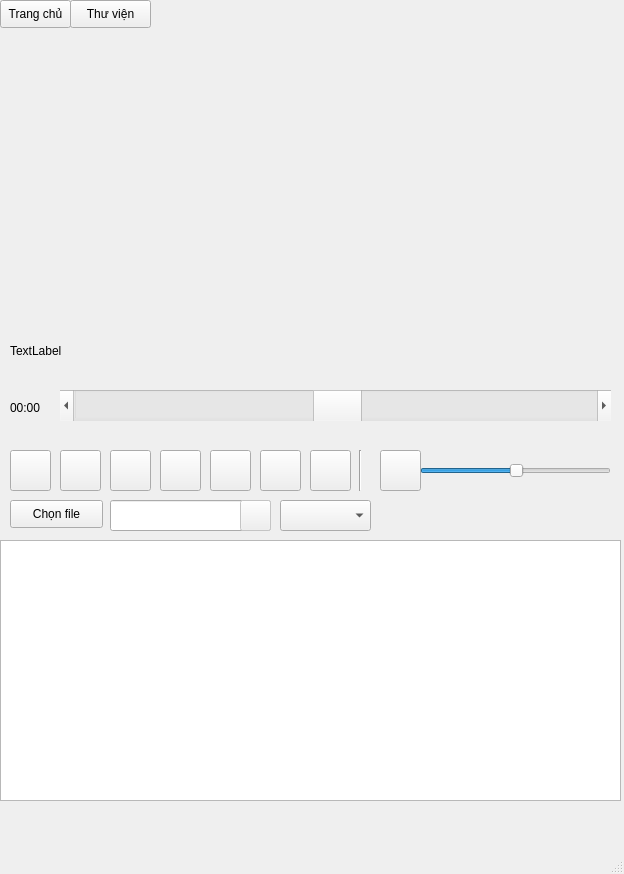
<?xml version="1.0" encoding="UTF-8"?>
<ui version="4.0">
 <class>MainWindow</class>
 <widget class="QMainWindow" name="MainWindow">
  <property name="geometry">
   <rect>
    <x>0</x>
    <y>0</y>
    <width>624</width>
    <height>874</height>
   </rect>
  </property>
  <property name="windowTitle">
   <string>MainWindow</string>
  </property>
  <widget class="QWidget" name="centralwidget">
   <widget class="QLabel" name="label">
    <property name="geometry">
     <rect>
      <x>100</x>
      <y>80</y>
      <width>421</width>
      <height>221</height>
     </rect>
    </property>
    <property name="layoutDirection">
     <enum>Qt::LeftToRight</enum>
    </property>
    <property name="text">
     <string/>
    </property>
    <property name="pixmap">
     <pixmap>image/tai_nghe.jpg</pixmap>
    </property>
    <property name="scaledContents">
     <bool>true</bool>
    </property>
   </widget>
   <widget class="QWidget" name="widget" native="true">
    <property name="geometry">
     <rect>
      <x>0</x>
      <y>440</y>
      <width>621</width>
      <height>401</height>
     </rect>
    </property>
    <widget class="QPushButton" name="ngau_nhien">
     <property name="geometry">
      <rect>
       <x>10</x>
       <y>10</y>
       <width>41</width>
       <height>41</height>
      </rect>
     </property>
     <property name="font">
      <font>
       <pointsize>24</pointsize>
      </font>
     </property>
     <property name="text">
      <string/>
     </property>
     <property name="icon">
      <iconset>
       <normaloff>image/random.jpeg</normaloff>image/random.jpeg</iconset>
     </property>
     <property name="iconSize">
      <size>
       <width>35</width>
       <height>35</height>
      </size>
     </property>
    </widget>
    <widget class="QPushButton" name="lap_lai">
     <property name="geometry">
      <rect>
       <x>260</x>
       <y>10</y>
       <width>41</width>
       <height>41</height>
      </rect>
     </property>
     <property name="font">
      <font>
       <pointsize>24</pointsize>
      </font>
     </property>
     <property name="text">
      <string/>
     </property>
     <property name="icon">
      <iconset>
       <normaloff>image/LapLai.png</normaloff>image/LapLai.png</iconset>
     </property>
     <property name="iconSize">
      <size>
       <width>32</width>
       <height>32</height>
      </size>
     </property>
    </widget>
    <widget class="QSlider" name="volume">
     <property name="geometry">
      <rect>
       <x>420</x>
       <y>20</y>
       <width>191</width>
       <height>22</height>
      </rect>
     </property>
     <property name="value">
      <number>50</number>
     </property>
     <property name="orientation">
      <enum>Qt::Horizontal</enum>
     </property>
    </widget>
    <widget class="Line" name="line">
     <property name="geometry">
      <rect>
       <x>350</x>
       <y>10</y>
       <width>20</width>
       <height>41</height>
      </rect>
     </property>
     <property name="orientation">
      <enum>Qt::Vertical</enum>
     </property>
    </widget>
    <widget class="QPushButton" name="loa_active">
     <property name="geometry">
      <rect>
       <x>380</x>
       <y>10</y>
       <width>41</width>
       <height>41</height>
      </rect>
     </property>
     <property name="font">
      <font>
       <pointsize>24</pointsize>
      </font>
     </property>
     <property name="text">
      <string/>
     </property>
     <property name="icon">
      <iconset>
       <normaloff>image/loa.png</normaloff>image/loa.png</iconset>
     </property>
     <property name="iconSize">
      <size>
       <width>35</width>
       <height>35</height>
      </size>
     </property>
     <property name="checkable">
      <bool>false</bool>
     </property>
    </widget>
    <widget class="QPushButton" name="lui_bai">
     <property name="geometry">
      <rect>
       <x>60</x>
       <y>10</y>
       <width>41</width>
       <height>41</height>
      </rect>
     </property>
     <property name="font">
      <font>
       <pointsize>24</pointsize>
      </font>
     </property>
     <property name="text">
      <string/>
     </property>
     <property name="icon">
      <iconset>
       <normaloff>image/lui_bai.png</normaloff>image/lui_bai.png</iconset>
     </property>
     <property name="iconSize">
      <size>
       <width>32</width>
       <height>32</height>
      </size>
     </property>
    </widget>
    <widget class="QPushButton" name="phat">
     <property name="geometry">
      <rect>
       <x>110</x>
       <y>10</y>
       <width>41</width>
       <height>41</height>
      </rect>
     </property>
     <property name="font">
      <font>
       <pointsize>24</pointsize>
      </font>
     </property>
     <property name="text">
      <string/>
     </property>
     <property name="icon">
      <iconset>
       <normaloff>image/play.png</normaloff>image/play.png</iconset>
     </property>
     <property name="iconSize">
      <size>
       <width>32</width>
       <height>32</height>
      </size>
     </property>
    </widget>
    <widget class="QToolButton" name="tam_dung">
     <property name="geometry">
      <rect>
       <x>160</x>
       <y>10</y>
       <width>41</width>
       <height>41</height>
      </rect>
     </property>
     <property name="font">
      <font>
       <pointsize>24</pointsize>
      </font>
     </property>
     <property name="text">
      <string/>
     </property>
     <property name="icon">
      <iconset>
       <normaloff>image/tam_dung.png</normaloff>image/tam_dung.png</iconset>
     </property>
     <property name="iconSize">
      <size>
       <width>32</width>
       <height>32</height>
      </size>
     </property>
    </widget>
    <widget class="QPushButton" name="chuyen_bai">
     <property name="geometry">
      <rect>
       <x>210</x>
       <y>10</y>
       <width>41</width>
       <height>41</height>
      </rect>
     </property>
     <property name="font">
      <font>
       <pointsize>24</pointsize>
      </font>
     </property>
     <property name="text">
      <string/>
     </property>
     <property name="icon">
      <iconset>
       <normaloff>image/chuyen_bai.png</normaloff>image/chuyen_bai.png</iconset>
     </property>
     <property name="iconSize">
      <size>
       <width>32</width>
       <height>32</height>
      </size>
     </property>
    </widget>
    <widget class="QPushButton" name="icon">
     <property name="enabled">
      <bool>false</bool>
     </property>
     <property name="geometry">
      <rect>
       <x>240</x>
       <y>60</y>
       <width>31</width>
       <height>31</height>
      </rect>
     </property>
     <property name="font">
      <font>
       <pointsize>24</pointsize>
      </font>
     </property>
     <property name="mouseTracking">
      <bool>false</bool>
     </property>
     <property name="tabletTracking">
      <bool>false</bool>
     </property>
     <property name="acceptDrops">
      <bool>false</bool>
     </property>
     <property name="autoFillBackground">
      <bool>false</bool>
     </property>
     <property name="text">
      <string/>
     </property>
     <property name="icon">
      <iconset>
       <normaloff>image/tim_kiem.png</normaloff>image/tim_kiem.png</iconset>
     </property>
     <property name="iconSize">
      <size>
       <width>18</width>
       <height>26</height>
      </size>
     </property>
     <property name="checkable">
      <bool>false</bool>
     </property>
     <property name="autoRepeat">
      <bool>false</bool>
     </property>
     <property name="autoExclusive">
      <bool>false</bool>
     </property>
     <property name="autoDefault">
      <bool>false</bool>
     </property>
     <property name="default">
      <bool>false</bool>
     </property>
     <property name="flat">
      <bool>false</bool>
     </property>
    </widget>
    <widget class="QTableWidget" name="table_list">
     <property name="geometry">
      <rect>
       <x>0</x>
       <y>100</y>
       <width>621</width>
       <height>261</height>
      </rect>
     </property>
    </widget>
    <widget class="QPushButton" name="pushButton">
     <property name="geometry">
      <rect>
       <x>10</x>
       <y>60</y>
       <width>93</width>
       <height>28</height>
      </rect>
     </property>
     <property name="text">
      <string>Chọn file</string>
     </property>
    </widget>
    <widget class="QComboBox" name="select">
     <property name="geometry">
      <rect>
       <x>280</x>
       <y>60</y>
       <width>91</width>
       <height>31</height>
      </rect>
     </property>
    </widget>
    <widget class="QPushButton" name="dung_lai">
     <property name="geometry">
      <rect>
       <x>310</x>
       <y>10</y>
       <width>41</width>
       <height>41</height>
      </rect>
     </property>
     <property name="font">
      <font>
       <pointsize>24</pointsize>
      </font>
     </property>
     <property name="text">
      <string/>
     </property>
     <property name="icon">
      <iconset>
       <normaloff>image/ket_thuc.png</normaloff>image/ket_thuc.png</iconset>
     </property>
     <property name="iconSize">
      <size>
       <width>32</width>
       <height>32</height>
      </size>
     </property>
    </widget>
    <widget class="QLineEdit" name="tim_kiem">
     <property name="geometry">
      <rect>
       <x>110</x>
       <y>60</y>
       <width>161</width>
       <height>31</height>
      </rect>
     </property>
    </widget>
    <zorder>ngau_nhien</zorder>
    <zorder>lap_lai</zorder>
    <zorder>volume</zorder>
    <zorder>line</zorder>
    <zorder>loa_active</zorder>
    <zorder>lui_bai</zorder>
    <zorder>phat</zorder>
    <zorder>tam_dung</zorder>
    <zorder>chuyen_bai</zorder>
    <zorder>table_list</zorder>
    <zorder>pushButton</zorder>
    <zorder>select</zorder>
    <zorder>dung_lai</zorder>
    <zorder>tim_kiem</zorder>
    <zorder>icon</zorder>
   </widget>
   <widget class="QWidget" name="widget_2" native="true">
    <property name="geometry">
     <rect>
      <x>0</x>
      <y>380</y>
      <width>621</width>
      <height>51</height>
     </rect>
    </property>
    <widget class="QScrollBar" name="noi_dung_mp3">
     <property name="geometry">
      <rect>
       <x>60</x>
       <y>10</y>
       <width>551</width>
       <height>31</height>
      </rect>
     </property>
     <property name="value">
      <number>50</number>
     </property>
     <property name="orientation">
      <enum>Qt::Horizontal</enum>
     </property>
    </widget>
    <widget class="QLabel" name="time_label">
     <property name="geometry">
      <rect>
       <x>10</x>
       <y>20</y>
       <width>41</width>
       <height>16</height>
      </rect>
     </property>
     <property name="text">
      <string>00:00</string>
     </property>
    </widget>
   </widget>
   <widget class="QLabel" name="ten_bai_hat">
    <property name="geometry">
     <rect>
      <x>10</x>
      <y>330</y>
      <width>191</width>
      <height>41</height>
     </rect>
    </property>
    <property name="text">
     <string>TextLabel</string>
    </property>
   </widget>
   <widget class="QPushButton" name="pushButton_2">
    <property name="geometry">
     <rect>
      <x>0</x>
      <y>0</y>
      <width>71</width>
      <height>28</height>
     </rect>
    </property>
    <property name="text">
     <string>Trang chủ</string>
    </property>
   </widget>
   <widget class="QPushButton" name="thu_vien">
    <property name="geometry">
     <rect>
      <x>70</x>
      <y>0</y>
      <width>81</width>
      <height>28</height>
     </rect>
    </property>
    <property name="text">
     <string>Thư viện</string>
    </property>
   </widget>
  </widget>
  <widget class="QMenuBar" name="menubar">
   <property name="geometry">
    <rect>
     <x>0</x>
     <y>0</y>
     <width>624</width>
     <height>26</height>
    </rect>
   </property>
  </widget>
  <widget class="QStatusBar" name="statusbar"/>
 </widget>
 <resources/>
 <connections/>
</ui>
